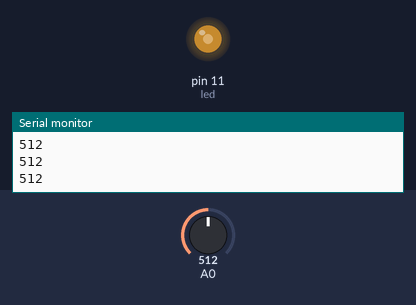
The sketch below on a simulated Arduino Uno, built with avr-gcc and run on an emulated ATmega328P. Shown: output pins drawn as LEDs (lit = HIGH), the last lines printed to the serial monitor. The inputs (shaded band) are chosen by the test bench; at power-on: A0 = 512.

Above: at 1.2 s.
1.3 s: A0 set to 716
At 2.2 s:
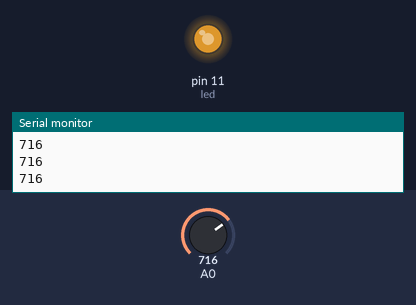
2.8 s: A0 set to 900
At 3.4 s:
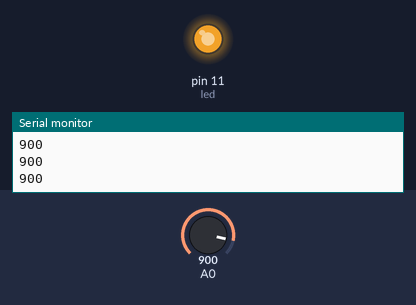
4.3 s: A0 set to 122
At 5.5 s:
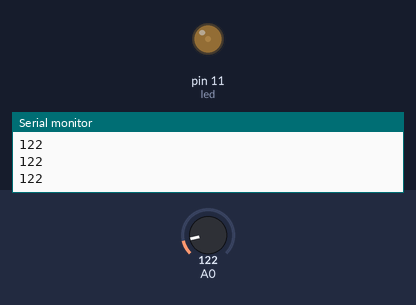
5.8 s: A0 set to 0
At 6.8 s:
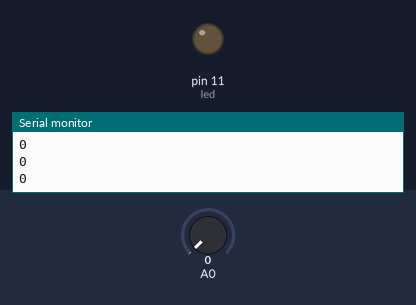
Timing chart, 0 to 8.3 s (numbered marks = the images above; inputs shaded):
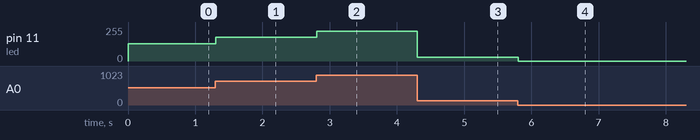

The sketch:

WALL_E.ino
```cpp
const int led =  11;      // the number of the LED pin
int tcrt;

void setup() {
  Serial.begin(9600);
  pinMode(led, OUTPUT);
}

void loop(){
  tcrt = analogRead(A0);
  Serial.println(tcrt);
  analogWrite(led, tcrt/4);
}
```

Measured:
- after the input at 1.3 s, pin 11 (led): 128/255 → 179/255 at once
- after the input at 2.8 s, pin 11 (led): 179/255 → 225/255 at once
- after the input at 4.3 s, pin 11 (led): 225/255 → 30/255 at once
- after the input at 5.8 s, pin 11 (led): 30/255 → 0/255 at once
